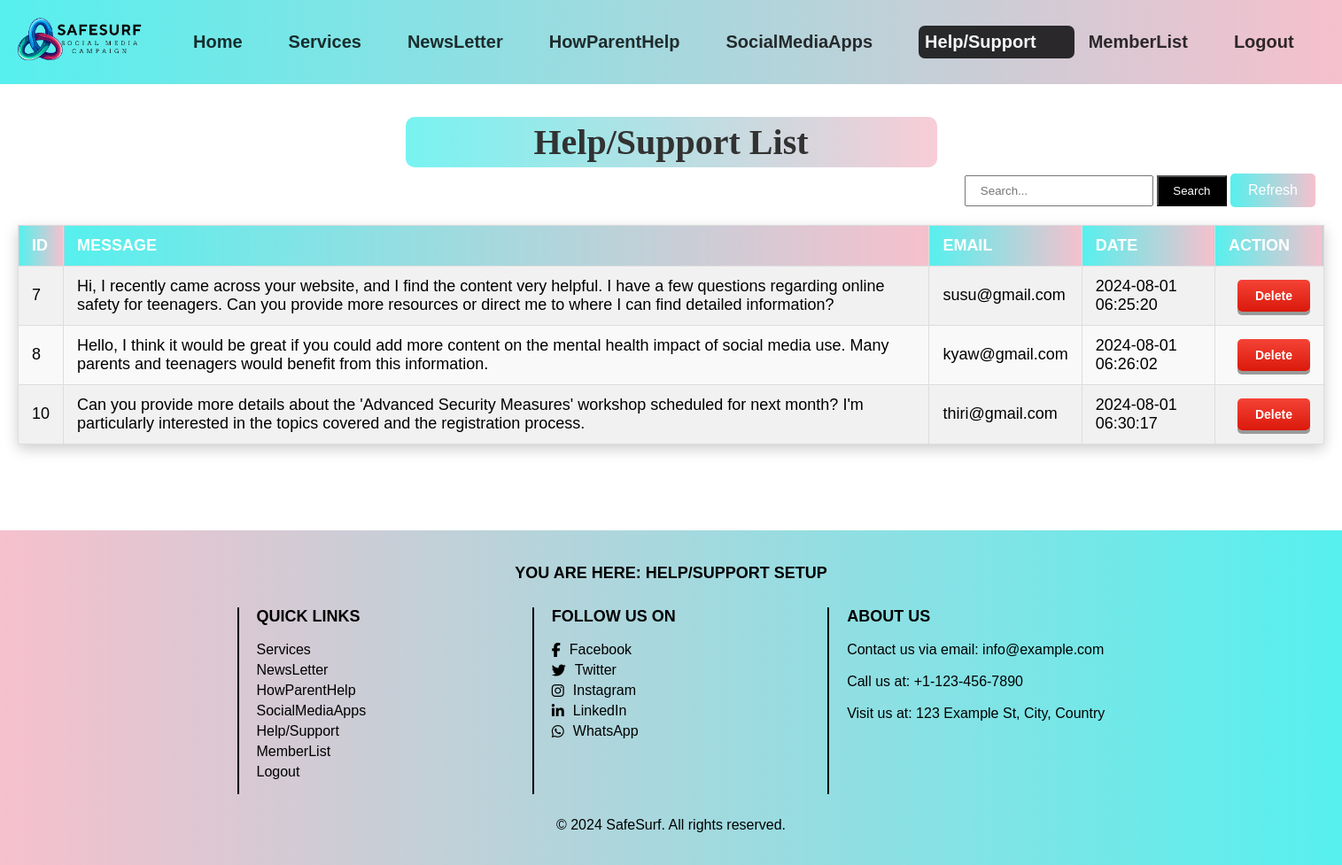
/contactList.php, run on the app's committed database.
### tables this page shows
CREATE TABLE `contactus` (
  `id` int(11) NOT NULL,
  `message` varchar(1000) NOT NULL,
  `email` varchar(300) NOT NULL,
  `sentdate` timestamp NOT NULL DEFAULT current_timestamp()
);

### contactList.php (the view, shortened to what this page needs)
<!DOCTYPE html>
<?php
include('dbconnect.php');
if (isset($_POST['btnSearch'])) {
  $searchTerm = $_POST['search'];
  $sql = "SELECT * FROM contactus WHERE LOWER(message) LIKE LOWER('%$searchTerm%') OR LOWER(email) LIKE LOWER('%$searchTerm%')";
  $result = $conn->query($sql);
} else {
  $sql1 = "SELECT * FROM contactus";
  $result = $conn->query($sql1);
}
?>
<html lang="en">
<head>
  <link rel="stylesheet" href="css/style.css">
  <link rel="stylesheet" href="css/style1.css">
  <link rel="stylesheet" href=" font-css/all.min.css">
</head>
<body>
  <nav class="navbar">
    <div class="logo">
      <img src="images/SafeSurf.png" alt="Logo">
    </div>
    <ul>
      <li class="link"><a href="adminhome.php">Home</a></li>
      <li class="link"><a href="servicesSetup.php">Services</a></li>
      <li class="link"><a href="newsletterSetup.php">NewsLetter</a></li>
      <li class="link"><a href="howparenthelpSetup.php">HowParentHelp</a></li>
      <li class="link"><a href="socialmediaappSetup.php">SocialMediaApps</a></li>
      <li class="link"><a href="contactList.php">Help/Support</a></li>
      <li class="link"><a href="MemberList.php">MemberList</a></li>
      <li class="link"><a href="logout.php">Logout</a></li>
    </ul>
  </nav>
  <header>
  </header>
  <main>
    <h2 class="hstyle" id="contactTable">Help/Support List</h2>
    <?php
    if ($result->num_rows > 0) {
    ?>
      <div class="header-section">
        <form action="#contactTable" method="POST" class="search-input">
          <input type="text" id="search" name="search" placeholder="Search..." />
          <button type="submit" name="btnSearch">Search</button>
          <a href="contactList.php"><button class="btn">Refresh</button></a>
        </form>
      </div>
      <table class="setup-table" border="1" cellspacing="5" cellpadding="5px">
        <tr>
          <th>Id</th>
          <th>Message</th>
          <th>Email</th>
          <th>Date</th>
          <th>Action</th>
        </tr>
        <?php
        while ($row = $result->fetch_assoc()) {
        ?>
          <tr>
            <td><?php echo $row['id']; ?></td>
            <td><?php echo $row['message']; ?></td>
            <td><?php echo $row['email']; ?></td>
            <td><?php echo $row['sentdate']; ?></td>
            <td><a href="contactList.php?deleteid=<?php echo $row['id']; ?>" class="button delete-button">Delete</a></td>
          </tr>
        <?php
        }
        ?>
      </table>
    <?php
    } else {
      echo " There is no data";
    ?>
      <a href="contactList.php"><button class="btn">Refresh</button></a>
    <?php
    }
    ?>
  </main>
  <footer>
    <p class="here"><b>You are here: Help/Support Setup</b></p>
    <div class=" footer-content">
      <div class="footer-section quick-links">
        <h3>Quick Links</h3>
        <ul>
          <li class="link"><a href="servicesSetup.php">Services</a></li>
          <li class="link"><a href="newsletterSetup.php">NewsLetter</a></li>
          <li class="link"><a href="howparenthelpSetup.php">HowParentHelp</a></li>
          <li class="link"><a href="socialmediaappSetup.php">SocialMediaApps</a></li>
          <li class="link"><a href="contactList.php">Help/Support</a></li>
          <li class="link"><a href="MemberList.php">MemberList</a></li>
          <li class="link"><a href="logout.php">Logout</a></li>
        </ul>
      </div>
      <div class="footer-section social-media">
        <h3>Follow Us On</h3>
        <ul>
          <li><a href="https://www.facebook.com/login" target="_blank"><i class="fab fa-facebook-f"></i> Facebook</a></li>
          <li><a href="https://twitter.com/login" target="_blank"><i class="fab fa-twitter"></i> Twitter</a></li>
          <li><a href="https://www.instagram.com/accounts/login/" target="_blank"><i class="fab fa-instagram"></i> Instagram</a></li>
          <li><a href="https://www.linkedin.com/login" target="_blank"><i class="fab fa-linkedin-in"></i> LinkedIn</a></li>
          <li><a href="https://web.whatsapp.com/" target="_blank"><i class="fab fa-whatsapp"></i> WhatsApp</a></li>
        </ul>
      </div>
      <div class="footer-section about-us">
        <h3>About Us</h3>
        <p>Contact us via email: info@example.com<br><br>
          Call us at: +1-123-456-7890<br><br>
          Visit us at: 123 Example St, City, Country
        </p>
      </div>
    </div>
    <div class="footer-bottom">
      <p>&copy; 2024 SafeSurf. All rights reserved.</p>
    </div>
  </footer>
</body>
</html>

### css/style.css (style rules this page uses)
body { font-family: "Arial", sans-serif; margin: 0; padding: 0; background-color: white; }
header { text-align: center; padding: 5px; }
nav { box-sizing: border-box; width: 100%; display: flex; justify-content: space-between; background-color: #333; align-items: center; padding: 10px; }
nav ul { list-style: none; margin: 0; flex: 1; }
nav li, nav li a { opacity: 0.8; color: #ffffff; transition: 200ms; text-decoration: none; white-space: nowrap; font-weight: 700; }
nav li a { display: flex; align-items: center; height: 100%; width: 100%; }
nav li { padding-right: 36px; }
nav li::before { content: ""; width: 0; height: 0; border-left: 5px solid transparent; border-right: 5px solid transparent; border-top: 5px solid #ffa500; position: absolute; right: 8px; top: 50%; transform: translateY(-50%); }
nav .link::before { padding-right: 0; display: none; }
nav > ul { display: flex; height: var(--menu-height); align-items: center; }
nav > ul li { position: relative; margin: 0 8px; }
.search-input { padding-right: 10px; }
.search-input > input { padding: 8px 16px; }
.search-input > button { padding: 8px 16px; }
.search-input > button { background-color: black; color: white; }
main { padding: 20px; min-height: 56.8dvh; }
footer { background-color: #333; color: white; text-align: center; padding: 10px; bottom: 0; }
.footer-content { flex: 1; }

### css/style1.css (style rules this page uses)
body { background-color: white; }
* { cursor: url(../images/Cursor.svg), auto; }
.here { font-size: 18px; text-transform: uppercase; }
.logo img { width: 140px; height: auto; margin: 0 10px; }
nav { background: rgb(86,240,238); background: linear-gradient(90deg, rgba(86,240,238,1) 0%, rgba(246,192,205,1) 100%); }
nav > ul { background-color:transparent; }
nav ul a { color: black; font-size: 20px; opacity: 1; }
.navbar li a { text-align: center; }
.navbar .active a { color: white; padding: 7px; }
.navbar .active { background-color: black; border-radius: 7px; }
.header-section { display: flex; justify-content: flex-end; align-items: center; }
.btn { background: linear-gradient(90deg, rgba(86,240,238,1) 0%, rgba(246,192,205,1) 100%); color: white; padding: 10px 20px; border: none; border-radius: 5px; cursor: pointer; font-size: 16px; position: relative; overflow: hidden; transition: color 0.4s, transform 0.4s; }
.btn:before { position: absolute; top: 0; left: -100%; width: 200%; height: 100%; transition: transform 0.4s; }
.hstyle { font-size: 40px; font-family:'Times New Roman', Times, serif; text-align:center; width:40%; border-radius:10px; background: linear-gradient(90deg, rgba(86,240,238,1) 0%, rgba(246,192,205,1) 100%); margin: 7px auto; color:black; opacity: 0.8; padding: 5px; }
.setup-table { width: 100%; border-collapse: collapse; margin: 20px 0; font-size: 18px; text-align: left; box-shadow: 0 5px 15px rgba(0, 0, 0, 0.2); background: linear-gradient(90deg, rgba(86,240,238,1) 0%, rgba(246,192,205,1) 100%); }
.setup-table th, .setup-table td { padding: 12px 15px; border: 1px solid #ddd; }
.setup-table th { background: rgb(86,240,238); background: linear-gradient(90deg, rgba(86,240,238,1) 0%, rgba(246,192,205,1) 100%); color: white; font-weight: bold; text-transform: uppercase; }
.setup-table tr { background-color: #f9f9f9; transition: background-color 0.3s; }
.setup-table tr:nth-of-type(even) { background-color: #f1f1f1; }
.button { display: inline-block; padding: 10px 20px; font-size: 14px; font-weight: bold; text-align: center; text-decoration: none; border-radius: 5px; background: linear-gradient(to bottom, #ffffff 0%, #e6e6e6 100%); color: black; box-shadow: 0 4px #999; transition: background 0.3s, transform 0.3s, box-shadow 0.3s; }
.delete-button { background: linear-gradient(to bottom, #f44336 0%, #da190b 100%); color: white; margin-left: 10px; }
footer { background: linear-gradient(90deg, rgba(246,192,205,1) 0%, rgba(86,240,238,1) 100%); color: black; padding: 20px 0; text-align: center; }
.footer-content { display: flex; flex-wrap: wrap; justify-content: space-around; max-width: 1000px; margin: 0 auto; }
.footer-section { flex: 1; margin: 10px; text-align: left; border-left: 2px solid black; padding-left: 20px; }
.footer-section h3 { margin-top: 0; font-size: 18px; text-transform: uppercase; }
.footer-section ul { list-style: none; padding: 0; }
.footer-section ul li { margin: 5px 0; }
.footer-section ul li a { color: black; text-decoration: none; display: flex; align-items: center; }
.footer-section ul li a i { margin-right: 10px; }

### data on the page
contactus: id "7", message "Hi, I recently came across your website, and I find the content very helpful. I have a few questions regarding online safety for teenagers. Can you provide more resources or direct me to where I can find detailed information?", email "susu@gmail.com", sentdate "2024-08-01 06:25:20"
contactus: id "8", message "Hello, I think it would be great if you could add more content on the mental health impact of social media use. Many parents and teenagers would benefit from this information.", email "kyaw@gmail.com", sentdate "2024-08-01 06:26:02"
contactus: id "10", message "Can you provide more details about the 'Advanced Security Measures' workshop scheduled for next month? I'm particularly interested in the topics covered and the registration process.", email "thiri@gmail.com", sentdate "2024-08-01 06:30:17"
